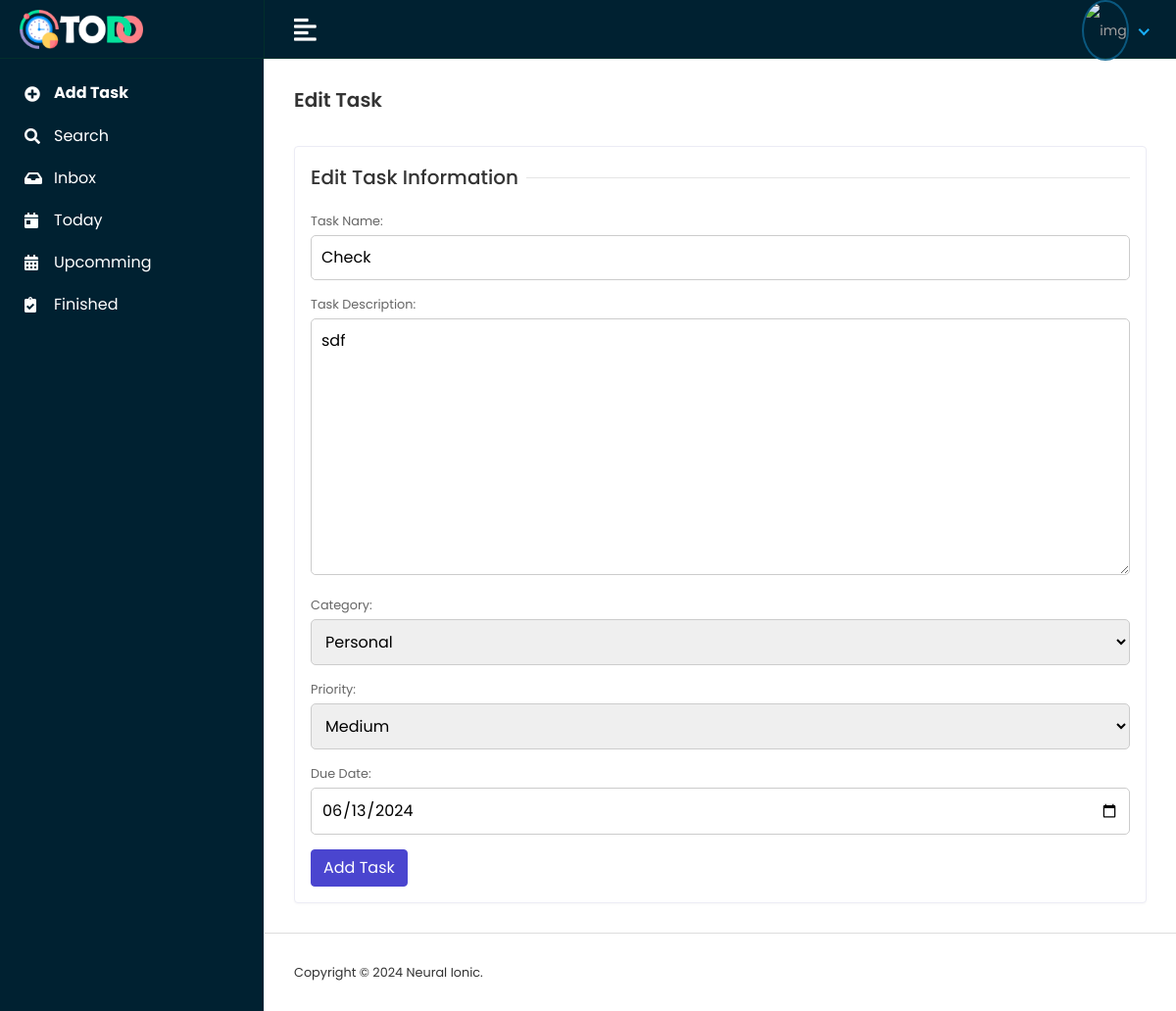
Page /editTask/22 on the committed database.
### todoapp/models.py (models this page shows, shortened)
class TaskModel(models.Model):
    PRIORITY = [
        ("High","High"),
        ("Medium","Medium"),
        ("Low","Low"),
    ]
    category = models.ForeignKey(CategoryModel,on_delete=models.CASCADE,null=True)
    Priority = models.CharField(choices=PRIORITY,max_length=100, null=True)
    TaskName = models.CharField(max_length=100,null=True)
    TaskDescription = models.TextField(null=True)
    Status = models.CharField(default="OnGoing", max_length=100,null=True)
    Created_at = models.DateField(auto_now_add=True,max_length=100,null=True)
    Updated_at = models.DateField(auto_now=True,max_length=100,null=True)
    DueDate = models.DateField(max_length=100,null=True)
    CompletedDate = models.DateField(max_length=100,null=True)
    user = models.ForeignKey(CustomToDoUserModel, on_delete=models.CASCADE, null = True)
    class Meta:
        ordering = ["category"]
        verbose_name = "Task Data Model"
        db_table = "task_data_table"

### todoproject/userviews.py (the view)
# urls.py: path('editTask/<str:myid>',editTask,name="editTask"),
def editTask(request,myid):
    taskdata = get_object_or_404(TaskModel,id=myid)
    if request.method == 'POST':
        edittaskinfo = TaskForm(request.POST, instance=taskdata)
        edittaskinfo.save()
        return redirect('inbox')
    else:
        edittaskinfo = TaskForm(instance=taskdata)
    return render(request,'myuser/edittask.html',{'edittaskinfo':edittaskinfo})

### todoproject/forms.py
class TaskForm(forms.ModelForm):
    class Meta:
        model = TaskModel
        fields = ['TaskName','TaskDescription','category','Priority','DueDate']
        exclude = ['CompletedDate']
        widgets = {
            'DueDate':forms.DateInput(attrs={
              'type'  :'date','class':'date-field'
            }),
            'CompletedDate':forms.DateInput(attrs={
                'type':'date'
            }),
            'Created_at':forms.DateInput(attrs={
                'type':'date'
            }),
            'Updated_at':forms.DateInput(attrs={
                'type':'date'
            })
        }
        labels = {
            "TaskName":"Task Name",
            "TaskDescription":"Task Description",
            "DueDate":"Due Date",
        }

### todoapp/models.py (called while the page is built)
    def __str__(self):
        return self.CategoryName

### template/myuser/edittask.html (shortened to what this page needs)
{% extends 'master/master.html' %}
{% block content %}
<div class="content container-fluid">
   <div class="page-header">
      <div class="row align-items-center">
         <div class="col">
            <h3 class="page-title">Edit Task</h3>
         </div>
      </div>
   </div>
   <div class="row">
      <div class="col-sm-12">
         <div class="card">
            <div class="card-body">
               <form action="" method="POST" enctype="multipart/form-data">
                  <div class="row">
                     <div class="col-12">
                        <h5 class="form-title"><span>Edit Task Information</span></h5>
                     </div>
                     <div class="col-lg-12 col-sm-6">
                        {{edittaskinfo}}
                     </div>
                     <div class="col-12">
                        <button type="submit" class="btn btn-primary">Add Task</button>
                     </div>
                  </div>
               </form>
            </div>
         </div>
      </div>
   </div>
</div>
{% endblock content %}

### static/assets/css/style.css (style rules this page uses)
html { height: 100%; }
body { background-color: #fff; color: #333; font-family: 'Poppins', sans-serif; font-size: 0.8rem; height: 100%; overflow-x: hidden; }
h1, h2, h3, h4, h5, h6 { font-family: 'Poppins', sans-serif; margin-top: 0; }
input, button, a { transition: all 0.4s ease; -moz-transition: all 0.4s ease; -o-transition: all 0.4s ease; -ms-transition: all 0.4s ease; -webkit-transition: all 0.4s ease; }
input, input:focus, button, button:focus { outline: none; }
input[type=text], input[type=password] { -webkit-appearance: none; -moz-appearance: none; appearance: none; }
.btn-primary { background-color: #4a45cf; border: 1px solid #4a45cf; }
.card { border: 1px solid #ececf5; box-shadow: 0 1px 3px 0 rgba(0, 0, 0, 0.03); margin-bottom: 1.875rem; }
.card-body { padding: 1rem; }
.page-wrapper > .content { padding: 1.875rem 1.875rem 0; }
.page-header { margin-bottom: 1.875rem; }
.page-title { font-size: 20px; font-weight: 600; color: #333; margin-bottom: 5px; }
.form-title { width: 100%; max-width: 100%; padding: 0; font-size: 1.25rem; font-weight: 500; line-height: inherit; color: #333; white-space: normal; position: relative; display: block; margin-bottom: 20px; }
.form-title:before { content: ""; position: absolute; left: 0px; right: 0px; height: 1px; top: 50%; background-color: rgba(0, 0, 0, 0.1); }
.form-title span { padding: 0px 0.5rem 0 0; background-color: #fff; display: inline-block; z-index: 2; position: relative; }

### template/myuser/edittask.html (style rules this page uses)
label { margin-bottom: 5px; color: #666; text-align: left; }
input,select,textarea { margin-bottom: 15px; padding: 10px; border: 1px solid #ccc; border-radius: 5px; font-size: 16px; width: 100%; }

### rows in the picture
TaskModel: TaskName "Check", TaskDescription "sdf", category "Personal", Priority "Medium", DueDate "06/13/2024"
